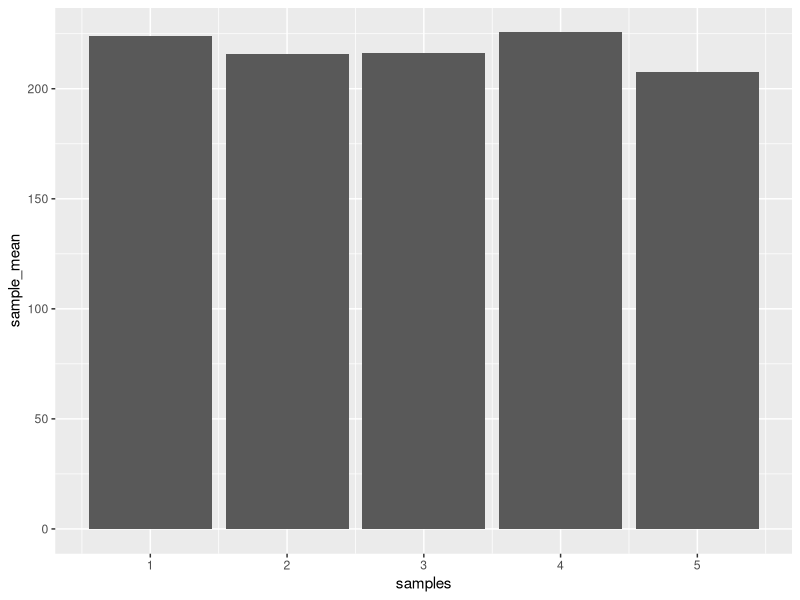
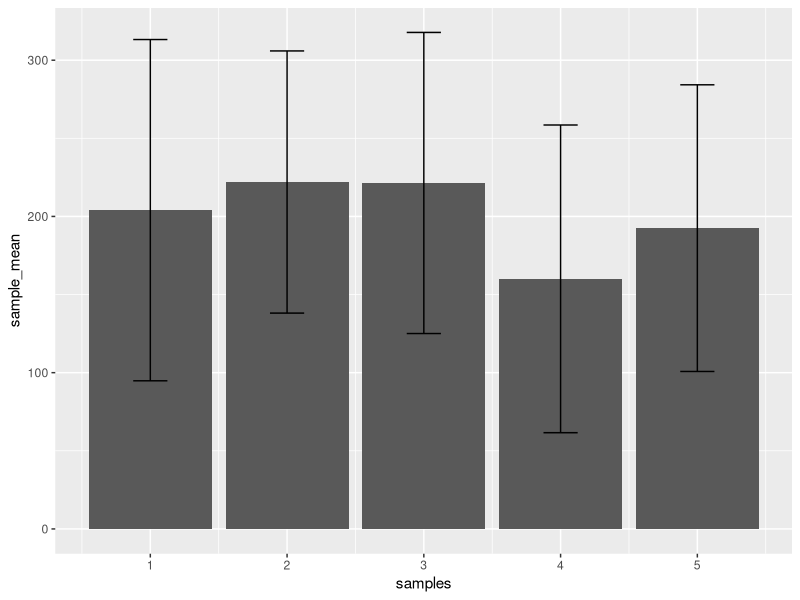
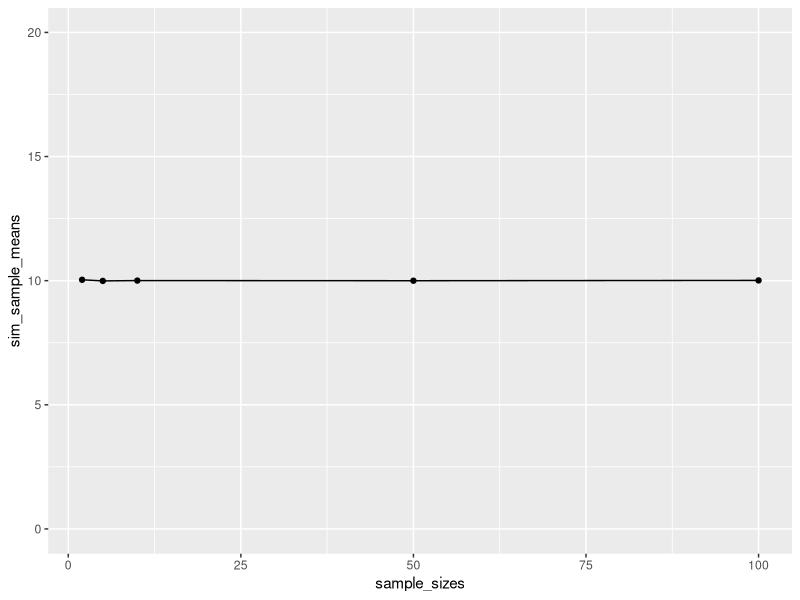
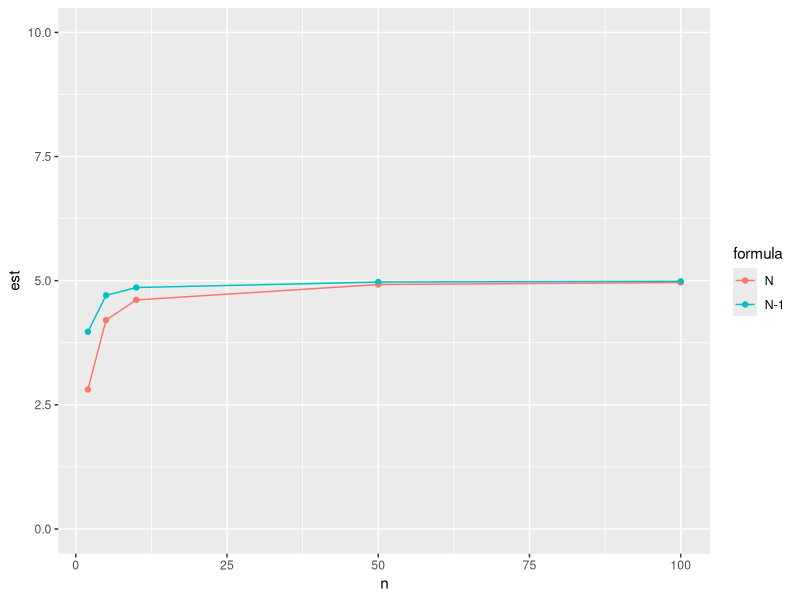

Source code (R) for these figures, in order:
## ---- chunk 1
knitr::opts_chunk$set(echo = TRUE, message = FALSE)
## ---- chunk 2

observations <- rnorm(5*25,mean=200, sd=100)
samples <- rep(1:5,each =25)
my_data <- data.frame(samples,observations)

library(dplyr)

means <- my_data %>%
  group_by(samples) %>%
  summarize(sample_mean = mean(observations))

library(ggplot2)

ggplot(means, aes(x = samples, y = sample_mean))+
  geom_bar(stat="identity")

## ---- chunk 3
# smapling process
observations <- rnorm(5*25,mean=200, sd=100)
samples <- rep(1:5,each =25)
my_data <- data.frame(samples,observations)

# get means
means <- my_data %>%
  group_by(samples) %>%
  summarize(sample_mean = mean(observations),
            sample_sd = sd(observations))

# plot means
ggplot(means, aes(x = samples, y = sample_mean))+
  geom_bar(stat="identity") +
  geom_errorbar(aes(ymin = sample_mean - sample_sd,
                    ymax = sample_mean + sample_sd),
                width = .25)

## ---- chunk 4
# n 2
observations <- rnorm(2*10000,10,5)
samples <- rep(1:10000, each =2)
my_data <- data.frame(samples,observations)

summarized_data <- my_data %>%
  group_by(samples) %>%
  summarize(sample_means = mean(observations))

mean(summarized_data$sample_means)

# n 5
observations <- rnorm(5*10000,10,5)
samples <- rep(1:10000, each =5)
my_data <- data.frame(samples,observations)

summarized_data <- my_data %>%
  group_by(samples) %>%
  summarize(sample_means = mean(observations))


mean(summarized_data$sample_means)

#####
sample_sizes <- c(2,5,10,50,100)
sim_sample_means <- c()
for(i in 1:length(sample_sizes)){
  observations <- rnorm(sample_sizes[i]*10000,mean = 10,sd = 5)
  samples <- rep(1:10000, each = sample_sizes[i])
  my_data <- data.frame(samples,observations)
  
  summarized_data <- my_data %>%
    group_by(samples) %>%
    summarize(sample_means = mean(observations))
  
  sim_sample_means[i] <- mean(summarized_data$sample_means)
}

sim_data <- data.frame(sample_sizes, sim_sample_means)

ggplot(sim_data, aes(x=sample_sizes, y=sim_sample_means))+
         geom_point()+
         geom_line()+
         coord_cartesian(ylim = c(0,20))
## ---- chunk 5
sd_N <- function(x){ 
  sqrt(sum((mean(x)-x)^2) / length(x))
}

#####
sample_sizes <- c(2,5,10,50,100)
sim_sample_sd <- c()
sim_sample_sd_N <- c()
for(i in 1:length(sample_sizes)){
  observations <- rnorm(sample_sizes[i]*10000,mean = 10,sd = 5)
  samples <- rep(1:10000, each = sample_sizes[i])
  my_data <- data.frame(samples,observations)
  
  summarized_data <- my_data %>%
    group_by(samples) %>%
    summarize(sample_sd = sd(observations),
              sample_sd_N = sd_N(observations))
  
  sim_sample_sd[i] <- mean(summarized_data$sample_sd)
  sim_sample_sd_N[i] <- mean(summarized_data$sample_sd_N)
}

sim_data <- data.frame(n = rep(sample_sizes,2), 
                       est = c(sim_sample_sd_N, sim_sample_sd),
                       formula = c(rep("N",5), rep("N-1",5)))

ggplot(sim_data, aes(x=n, y=est, group=formula, color = formula))+
         geom_point()+
         geom_line()+
         coord_cartesian(ylim = c(0,10))

